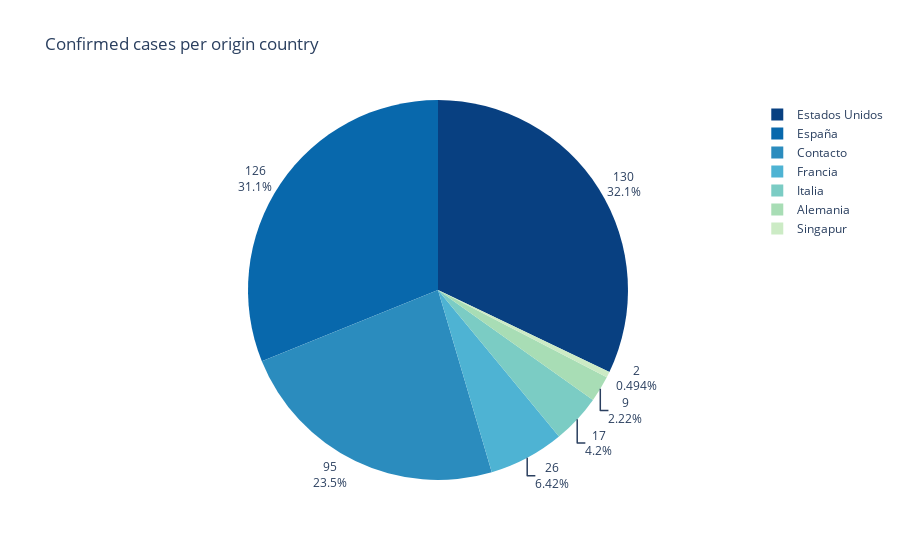

Notebook code cell kept with this figure:
### Code cell
import plotly.express as px
fig = px.pie(
    origin_df,
    values='Confirmed',
    title='Confirmed cases per origin country',
    names=origin_df.index,
    color_discrete_sequence=px.colors.sequential.GnBu_r
)
fig.update_traces(textposition='outside', textinfo='percent+value', showlegend=True, sort=True)
fig.write_image("figs/confirmed_origin2.png")
fig.show()

### Figure 1 — Plotly figure (JSON) as saved in the notebook; plotly's stock layout.template omitted (floating-point values rounded to 4 significant figures)
{"data": [{"domain": {"x": [0, 1], "y": [0, 1]}, "hoverlabel": {"namelength": 0}, "hovertemplate": "label=%{label}<br>Confirmed=%{value}", "labels": ["Estados Unidos", "España", "Contacto", "Francia", "Italia", "Alemania", "Singapur"], "legendgroup": "", "name": "", "showlegend": true, "sort": true, "textinfo": "percent+value", "textposition": "outside", "type": "pie", "values": [130, 126, 95, 26, 17, 9, 2]}], "layout": {"legend": {"tracegroupgap": 0}, "piecolorway": ["rgb(8,64,129)", "rgb(8,104,172)", "rgb(43,140,190)", "rgb(78,179,211)", "rgb(123,204,196)", "rgb(168,221,181)", "rgb(204,235,197)", "rgb(224,243,219)", "rgb(247,252,240)"], "title": {"text": "Confirmed cases per origin country"}}}
